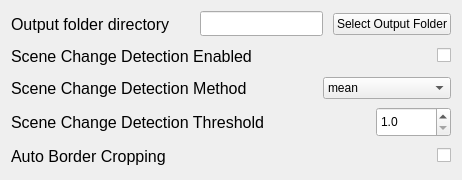
                           <widget class="QWidget" name="scrollAreaWidgetContents_3">
                            <property name="geometry">
                             <rect>
                              <x>0</x>
                              <y>0</y>
                              <width>462</width>
                              <height>180</height>
                             </rect>
                            </property>
                            <layout class="QVBoxLayout" name="verticalLayout_25">
                             <item>
                              <widget class="QWidget" name="outputFileLocationContianer" native="true">
                               <layout class="QHBoxLayout" name="horizontalLayout_19">
                                <property name="spacing">
                                 <number>10</number>
                                </property>
                                <property name="leftMargin">
                                 <number>0</number>
                                </property>
                                <property name="topMargin">
                                 <number>0</number>
                                </property>
                                <property name="rightMargin">
                                 <number>0</number>
                                </property>
                                <property name="bottomMargin">
                                 <number>0</number>
                                </property>
                                <item>
                                 <widget class="QLabel" name="encoderLabel_3">
                                  <property name="font">
                                   <font>
                                    <pointsize>12</pointsize>
                                   </font>
                                  </property>
                                  <property name="text">
                                   <string>Output folder directory</string>
                                  </property>
                                 </widget>
                                </item>
                                <item>
                                 <spacer name="horizontalSpacer_11">
                                  <property name="orientation">
                                   <enum>Qt::Orientation::Horizontal</enum>
                                  </property>
                                  <property name="sizeType">
                                   <enum>QSizePolicy::Policy::Minimum</enum>
                                  </property>
                                  <property name="sizeHint" stdset="0">
                                   <size>
                                    <width>20</width>
                                    <height>20</height>
                                   </size>
                                  </property>
                                 </spacer>
                                </item>
                                <item>
                                 <widget class="QLineEdit" name="output_folder_location">
                                  <property name="minimumSize">
                                   <size>
                                    <width>0</width>
                                    <height>25</height>
                                   </size>
                                  </property>
                                 </widget>
                                </item>
                                <item>
                                 <widget class="QPushButton" name="select_output_folder_location_btn">
                                  <property name="text">
                                   <string>Select Output Folder</string>
                                  </property>
                                 </widget>
                                </item>
                               </layout>
                              </widget>
                             </item>
                             <item>
                              <widget class="QWidget" name="sceneChangeDetectionSettingContainer" native="true">
                               <layout class="QHBoxLayout" name="horizontalLayout_17">
                                <property name="spacing">
                                 <number>10</number>
                                </property>
                                <property name="leftMargin">
                                 <number>0</number>
                                </property>
                                <property name="topMargin">
                                 <number>0</number>
                                </property>
                                <property name="rightMargin">
                                 <number>0</number>
                                </property>
                                <property name="bottomMargin">
                                 <number>0</number>
                                </property>
                                <item>
                                 <widget class="QLabel" name="label_20">
                                  <property name="font">
                                   <font>
                                    <pointsize>12</pointsize>
                                   </font>
                                  </property>
                                  <property name="text">
                                   <string>Scene Change Detection Enabled</string>
                                  </property>
                                 </widget>
                                </item>
                                <item>
                                 <spacer name="horizontalSpacer_3">
                                  <property name="orientation">
                                   <enum>Qt::Orientation::Horizontal</enum>
                                  </property>
                                  <property name="sizeHint" stdset="0">
                                   <size>
                                    <width>40</width>
                                    <height>20</height>
                                   </size>
                                  </property>
                                 </spacer>
                                </item>
                                <item>
                                 <widget class="QLabel" name="label_24">
                                  <property name="maximumSize">
                                   <size>
                                    <width>25</width>
                                    <height>25</height>
                                   </size>
                                  </property>
                                  <property name="toolTip">
                                   <string>&lt;html&gt;&lt;head/&gt;&lt;body&gt;&lt;p&gt;&lt;span style=" font-weight:700;"&gt;Scene Change Detection Enabled:&lt;/span&gt;&lt;/p&gt;&lt;p&gt;- Enabled: Attempts to detect when scenes change in a video. &lt;/p&gt;&lt;p&gt;   When running an interpolation, it will avoide interpolating over these scene changes.&lt;/p&gt;&lt;/body&gt;&lt;/html&gt;</string>
                                  </property>
                                  <property name="text">
                                   <string />
                                  </property>
                                  <property name="pixmap">
                                   <pixmap resource="resources.qrc">:/icons/icons/info.svg</pixmap>
                                  </property>
                                  <property name="scaledContents">
                                   <bool>true</bool>
                                  </property>
                                 </widget>
                                </item>
                                <item>
                                 <widget class="QCheckBox" name="scene_change_detection_enabled">
                                  <property name="text">
                                   <string />
                                  </property>
                                 </widget>
                                </item>
                               </layout>
                              </widget>
                             </item>
                             <item>
                              <widget class="QWidget" name="widget_12" native="true">
                               <layout class="QHBoxLayout" name="horizontalLayout_27">
                                <property name="spacing">
                                 <number>10</number>
                                </property>
                                <property name="leftMargin">
                                 <number>0</number>
                                </property>
                                <property name="topMargin">
                                 <number>0</number>
                                </property>
                                <property name="rightMargin">
                                 <number>0</number>
                                </property>
                                <property name="bottomMargin">
                                 <number>0</number>
                                </property>
                                <item>
                                 <widget class="QLabel" name="label_37">
                                  <property name="font">
                                   <font>
                                    <pointsize>12</pointsize>
                                   </font>
                                  </property>
                                  <property name="text">
                                   <string>Scene Change Detection Method</string>
                                  </property>
                                 </widget>
                                </item>
                                <item>
                                 <spacer name="horizontalSpacer_13">
                                  <property name="orientation">
                                   <enum>Qt::Orientation::Horizontal</enum>
                                  </property>
                                  <property name="sizeHint" stdset="0">
                                   <size>
                                    <width>305</width>
                                    <height>20</height>
                                   </size>
                                  </property>
                                 </spacer>
                                </item>
                                <item>
                                 <widget class="QLabel" name="label_38">
                                  <property name="maximumSize">
                                   <size>
                                    <width>25</width>
                                    <height>25</height>
                                   </size>
                                  </property>
                                  <property name="toolTip">
                                   <string>&lt;html&gt;&lt;head/&gt;&lt;body&gt;&lt;p&gt;&lt;span style=" font-weight:700;"&gt;Scene Change Detection Method&lt;/span&gt;&lt;/p&gt;&lt;p&gt;- mean: fastest, least accurate&lt;/p&gt;&lt;p&gt;- mean (segmented): fast, prone to overdetection&lt;/p&gt;&lt;p&gt;- pyscenedetect: slow, accuate &lt;span style=" font-weight:700;"&gt;(Recommended)&lt;/span&gt;&lt;/p&gt;&lt;/body&gt;&lt;/html&gt;</string>
                                  </property>
                                  <property name="text">
                                   <string />
                                  </property>
                                  <property name="pixmap">
                                   <pixmap resource="resources.qrc">:/icons/icons/info.svg</pixmap>
                                  </property>
                                  <property name="scaledContents">
                                   <bool>true</bool>
                                  </property>
                                 </widget>
                                </item>
                                <item>
                                 <widget class="QComboBox" name="scene_change_detection_method">
                                  <item>
                                   <property name="text">
                                    <string>mean</string>
                                   </property>
                                  </item>
                                  <item>
                                   <property name="text">
                                    <string>mean_segmented</string>
                                   </property>
                                  </item>
                                  <item>
                                   <property name="text">
                                    <string>pyscenedetect</string>
                                   </property>
                                  </item>
                                 </widget>
                                </item>
                               </layout>
                              </widget>
                             </item>
                             <item>
                              <widget class="QWidget" name="widget_7" native="true">
                               <layout class="QHBoxLayout" name="horizontalLayout_14">
                                <property name="spacing">
                                 <number>10</number>
                                </property>
                                <property name="leftMargin">
                                 <number>0</number>
                                </property>
                                <property name="topMargin">
                                 <number>0</number>
                                </property>
                                <property name="rightMargin">
                                 <number>0</number>
                                </property>
                                <property name="bottomMargin">
                                 <number>0</number>
                                </property>
                                <item>
                                 <widget class="QLabel" name="label_30">
                                  <property name="font">
                                   <font>
                                    <pointsize>12</pointsize>
                                   </font>
                                  </property>
                                  <property name="text">
                                   <string>Scene Change Detection Threshold</string>
                                  </property>
                                 </widget>
                                </item>
                                <item>
                                 <spacer name="horizontalSpacer_6">
                                  <property name="orientation">
                                   <enum>Qt::Orientation::Horizontal</enum>
                                  </property>
                                  <property name="sizeHint" stdset="0">
                                   <size>
                                    <width>305</width>
                                    <height>20</height>
                                   </size>
                                  </property>
                                 </spacer>
                                </item>
                                <item>
                                 <widget class="QLabel" name="label_31">
                                  <property name="maximumSize">
                                   <size>
                                    <width>25</width>
                                    <height>25</height>
                                   </size>
                                  </property>
                                  <property name="toolTip">
                                   <string>&lt;html&gt;&lt;head/&gt;&lt;body&gt;&lt;p&gt;&lt;span style=" font-weight:700;"&gt;Scene Change Detection Threshold&lt;/span&gt;&lt;/p&gt;&lt;p&gt; - Lower number: &lt;span style=" font-weight:700;"&gt;higher&lt;/span&gt; chance of detecting scene changes, with risk of &lt;span style=" font-weight:700;"&gt;overdetection&lt;/span&gt;.&lt;/p&gt;&lt;p&gt; - Higher number: &lt;span style=" font-weight:700;"&gt;lower &lt;/span&gt;chance of detecting scene changes, with risk of &lt;span style=" font-weight:700;"&gt;underdetection.&lt;/span&gt;&lt;/p&gt;&lt;p&gt;   - &lt;span style=" font-weight:700;"&gt;Recommended: &lt;/span&gt;2-3 for real life, 4 for animation.&lt;/p&gt;&lt;/body&gt;&lt;/html&gt;</string>
                                  </property>
                                  <property name="text">
                                   <string />
                                  </property>
                                  <property name="pixmap">
                                   <pixmap resource="resources.qrc">:/icons/icons/info.svg</pixmap>
                                  </property>
                                  <property name="scaledContents">
                                   <bool>true</bool>
                                  </property>
                                 </widget>
                                </item>
                                <item>
                                 <widget class="QDoubleSpinBox" name="scene_change_detection_threshold">
                                  <property name="minimumSize">
                                   <size>
                                    <width>75</width>
                                    <height>30</height>
                                   </size>
                                  </property>
                                  <property name="decimals">
                                   <number>1</number>
                                  </property>
                                  <property name="minimum">
                                   <double>1.000000000000000</double>
                                  </property>
                                  <property name="maximum">
                                   <double>10.000000000000000</double>
                                  </property>
                                 </widget>
                                </item>
                               </layout>
                              </widget>
                             </item>
                             <item>
                              <widget class="QWidget" name="widget_9" native="true">
                               <layout class="QHBoxLayout" name="horizontalLayout_25">
                                <property name="spacing">
                                 <number>6</number>
                                </property>
                                <property name="leftMargin">
                                 <number>0</number>
                                </property>
                                <property name="topMargin">
                                 <number>0</number>
                                </property>
                                <property name="rightMargin">
                                 <number>0</number>
                                </property>
                                <property name="bottomMargin">
                                 <number>0</number>
                                </property>
                                <item>
                                 <widget class="QLabel" name="label_48">
                                  <property name="font">
                                   <font>
                                    <pointsize>12</pointsize>
                                   </font>
                                  </property>
                                  <property name="text">
                                   <string>Auto Border Cropping</string>
                                  </property>
                                 </widget>
                                </item>
                                <item>
                                 <spacer name="horizontalSpacer_10">
                                  <property name="orientation">
                                   <enum>Qt::Orientation::Horizontal</enum>
                                  </property>
                                  <property name="sizeHint" stdset="0">
                                   <size>
                                    <width>468</width>
                                    <height>20</height>
                                   </size>
                                  </property>
                                 </spacer>
                                </item>
                                <item>
                                 <widget class="QLabel" name="label_47">
                                  <property name="maximumSize">
                                   <size>
                                    <width>25</width>
                                    <height>25</height>
                                   </size>
                                  </property>
                                  <property name="toolTip">
                                   <string>&lt;html&gt;&lt;head/&gt;&lt;body&gt;&lt;p&gt;&lt;span style=" font-weight:700;"&gt;Audo Border Cropping:&lt;/span&gt;&lt;/p&gt;&lt;p&gt;- Will automatically remove black bars if they are present throughout a video, can increase performance.&lt;/p&gt;&lt;/body&gt;&lt;/html&gt;</string>
                                  </property>
                                  <property name="text">
                                   <string />
                                  </property>
                                  <property name="pixmap">
                                   <pixmap resource="resources.qrc">:/icons/icons/info.svg</pixmap>
                                  </property>
                                  <property name="scaledContents">
                                   <bool>true</bool>
                                  </property>
                                 </widget>
                                </item>
                                <item>
                                 <widget class="QCheckBox" name="auto_border_cropping">
                                  <property name="text">
                                   <string />
                                  </property>
                                 </widget>
                                </item>
                               </layout>
                              </widget>
                             </item>
                            </layout>
                           </widget>
